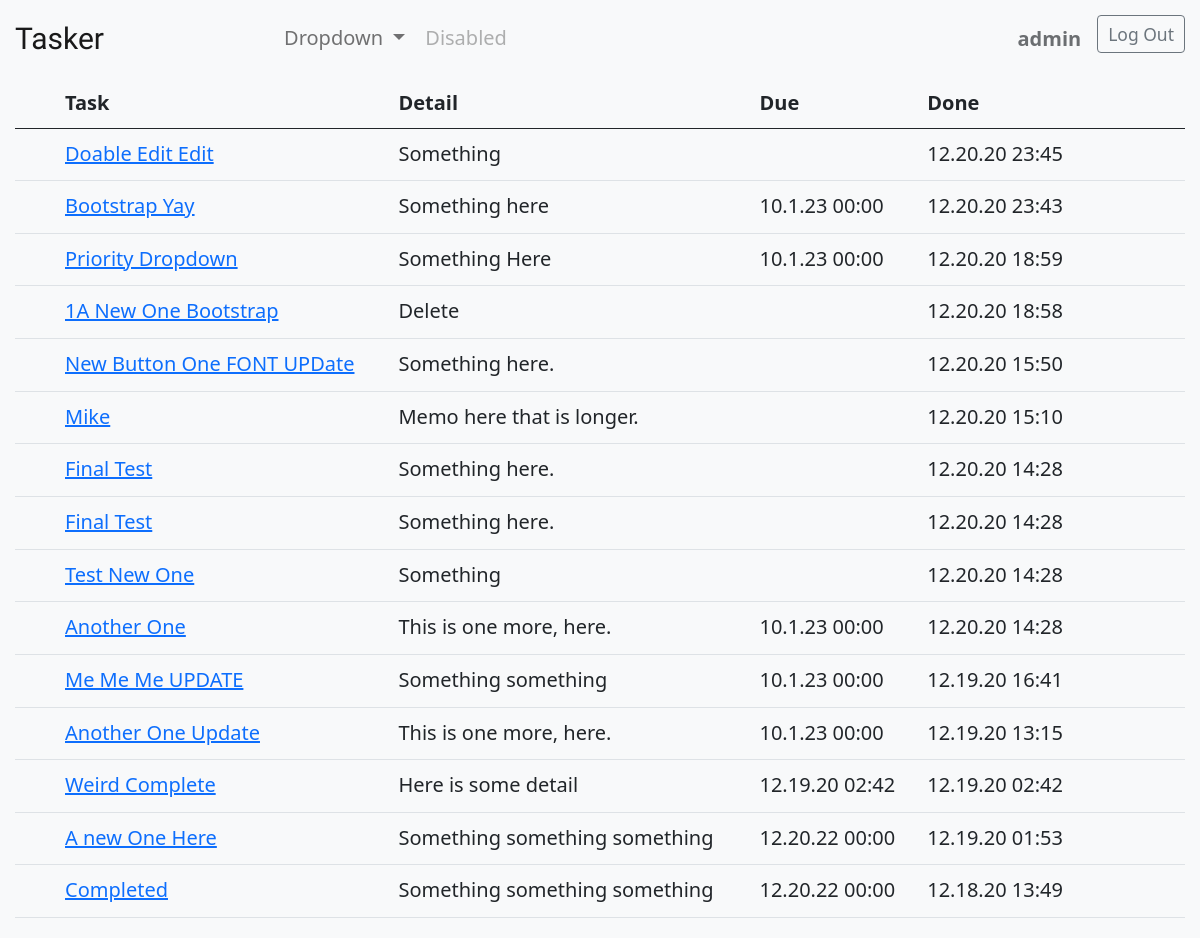
The app's page /done/ (signed in), older data.
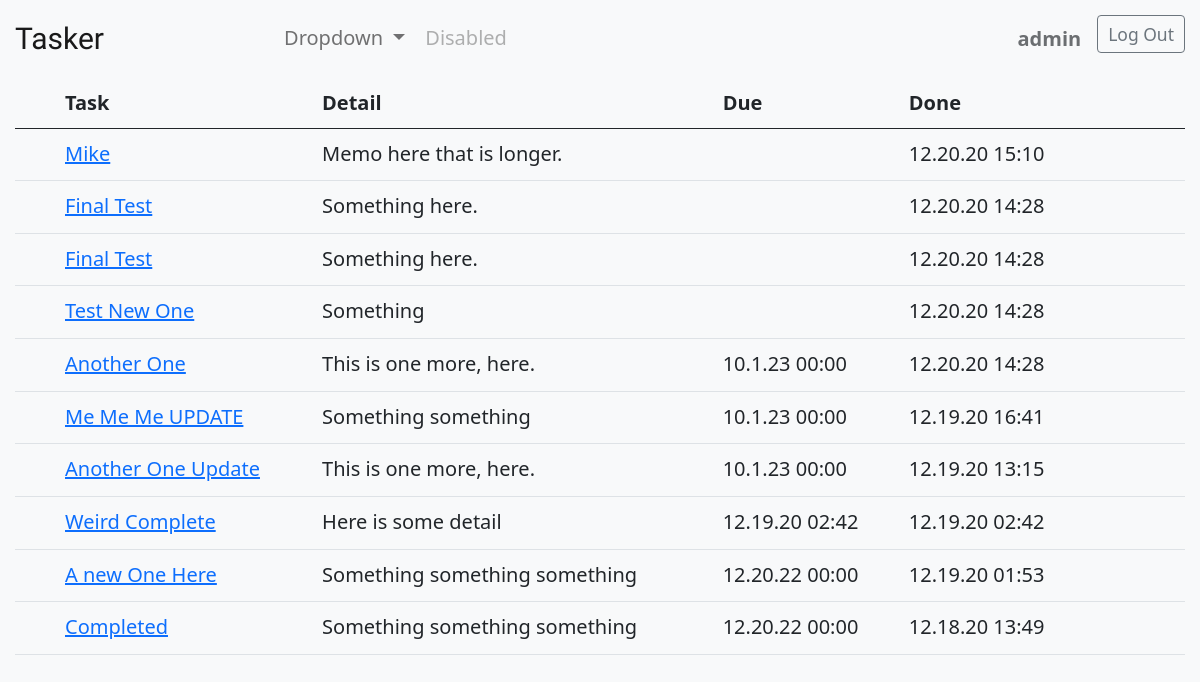
The same page, newer data.
### todo/models.py (models this page shows, shortened)
class Todo(models.Model):
    title = models.CharField(max_length=169)
    memo = models.TextField(blank=True)
    created = models.DateTimeField(auto_now_add=True)
    duedate = models.DateTimeField(null=True, blank=True)
    datecompleted = models.DateTimeField(null=True, blank=True)
    important = models.CharField(max_length=6, choices=PRIORITY_CHOICES)
    user = models.ForeignKey(User, on_delete=models.CASCADE)

### todo/views.py (the view)
# urls.py: path('done/', views.completedtodo, name='completedtodo'),
@login_required
def completedtodo(request):
    todos = Todo.objects.filter(user=request.user, datecompleted__isnull=False).order_by('-datecompleted')
    return render(request, 'todo/completedtodo.html', {'todos':todos})

### todo/templates/todo/completedtodo.html (shortened to what this page needs)
{% extends 'todo/base.html' %}
{% load static %}
{% block content %}
    <div class="container">
        <table class="table">
            <thead>
                <th></th>
                <th>Task</th>
                <th>Detail</th>
                <th>Due</th>
                <th>Done</th>
                <th></th>
                <th></th>
            </thead>
            {% for todo in todos %}
                <tr>
                    <td class="icon">
                        {% if todo.important == 'High' %}
                        <i class="bi bi-chevron-double-up" style="color: rgba(245,6,6,1);"></i>
                            {% elif todo.important == 'Medium' %}
                            <i class="bi bi-chevron-double-right" style="color: rgba(241,210,33,1);"></i>
                                {% elif todo.important == 'Low' %}
                                <i class="bi bi-chevron-double-down" style="color: rgba(73,238,73,1);"></i>
                                {% else %}
                                <i class="bi bi-box" style="color: rgba(123,126,123,1);"></i>
                        {% endif %}
                    </td>
                    <td>
                        <a href="{% url 'viewtodo' todo.id %}">
                            {{ todo.title }}
                        </a>
                    </td>
                    <td>{{ todo.memo }}</td>
                    <td>{{ todo.duedate|date:'m.j.y H:i' }}</td>
                    <td>{{ todo.datecompleted|date:'m.j.y H:i' }}</td>
                    <td class="icon">
                        <form method="POST" action="{% url 'reboottodo' todo.id %}">
                            <button type="submit" class="hidebtn">
                                <svg class="bi" fill="currentColor">
                                    <use xlink:href="{% static 'todo/icons/bootstrap-icons.svg' %}#arrow-counterclockwise"/>
                                </svg>
                            </button>
                        </form>
                    </td>
                    <td class="icon">
                        <form method="POST" action="{% url 'deletetodo' todo.id %}">
                            <button type="submit" class="hidebtn">
                                <svg class="bi text-danger" fill="currentColor">
                                    <use xlink:href="{% static 'todo/icons/bootstrap-icons.svg' %}#x-circle-fill"/>
                                </svg>
                            </button>
                        </form>
                    </td>
                </tr>
            {% endfor %}
        </table>
    </div>
{% endblock content %}

Row changes from the older to the newer data that the page shows:
no longer on this page (row edited): Todo: important "High" (drawn), title "Doable Edit Edit", memo "Something", datecompleted "12.20.20 23:45"
no longer on this page (row edited): Todo: important "High" (drawn), title "Bootstrap Yay", memo "Something here", duedate "10.1.23 00:00", datecompleted "12.20.20 23:43"
no longer on this page (row edited): Todo: important "High" (drawn), title "Priority Dropdown", memo "Something Here", duedate "10.1.23 00:00", datecompleted "12.20.20 18:59"
no longer on this page (row edited): Todo: important "None" (drawn), title "1A New One Bootstrap", memo "Delete", datecompleted "12.20.20 18:58"
no longer on this page (row edited): Todo: important "High" (drawn), title "New Button One FONT UPDate", memo "Something here.", datecompleted "12.20.20 15:50"
